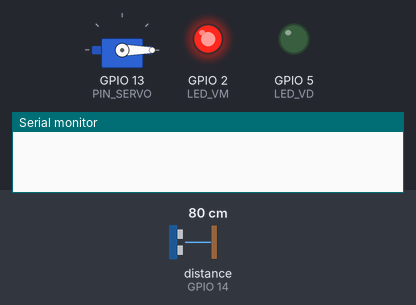
The sketch below on a simulated ESP32. Parts: servo, output pins drawn as LEDs (lit = HIGH), the last lines printed to the serial monitor. Wiring (from diagram.json): ultrasonic range finder: trigger GPIO 12; echo GPIO 14. The test bench sets the inputs (shaded band); at power-on: distance to the obstacle (sensor on GPIO 14) 80 cm. The echo pulse lasts 58.3 µs per cm; WiFi joins after 1.5 s; servers stay silent unless stated; pins used as bus, display or sensor lines are not drawn.

Above: at 0.05 s.
At 7.95 s:
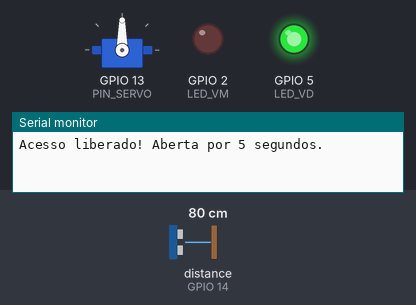
Timing chart, 0 to 10.4 s (numbered marks = the images above):
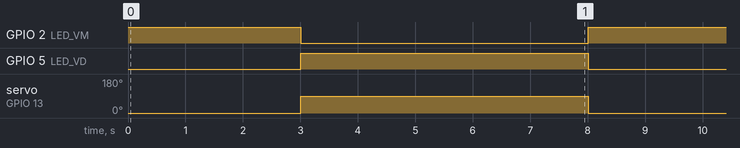

The sketch:

sketch.ino
```cpp
#include <WiFi.h>          // Biblioteca para conexão Wi-Fi do ESP32
#include <WiFiMulti.h>     // Biblioteca para gerenciar múltiplas redes Wi-Fi
#include <HTTPClient.h>    // Biblioteca para realizar requisições HTTP
#include <ESP32Servo.h>    // Biblioteca para controlar o Servo Motor

// --- DEFINIÇÃO DE PINOS ---
const int PIN_TRIG = 12;   // Pino de disparo do sensor ultrassônico
const int PIN_ECHO = 14;   // Pino de recepção do sensor ultrassônico
const int PIN_SERVO = 13;  // Pino de sinal do servo motor
const int LED_VM = 2;      // Pino do LED Vermelho (Bloqueado)
const int LED_VD = 5;      // Pino do LED Verde (Liberado)

// --- CONFIGURAÇÕES DE VARIÁVEIS ---
const float LIMIAR_DISTANCIA = 400.0; // Distância máxima de detecção (em cm)
unsigned long tempoInicioAcao = 0;    // Armazena o tempo em que a cancela abriu
unsigned long tempoUltimoFechamento = 0; // Armazena o tempo em que a cancela fechou
bool cancelaAberta = false;           // Variável de controle do estado da cancela

// Tempo de espera (3 segundos) para evitar detecções seguidas (Debounce)
const unsigned long PAUSA_ENTRE_CICLOS = 3000;

Servo cancelaServo;       // Cria o objeto para controlar o servo
WiFiMulti wifiMulti;      // Cria o objeto para gerenciar as conexões Wi-Fi

void setup() {
  Serial.begin(115200);   // Inicia a comunicação serial para debug
  pinMode(PIN_TRIG, OUTPUT); // Define o pino TRIG como saída
  pinMode(PIN_ECHO, INPUT);  // Define o pino ECHO como entrada
  pinMode(LED_VM, OUTPUT);   // Define o LED Vermelho como saída
  pinMode(LED_VD, OUTPUT);   // Define o LED Verde como saída

  cancelaServo.attach(PIN_SERVO, 500, 2400); // Conecta o servo ao pino 13
  cancelaServo.write(0);  // Coloca o servo na posição inicial (fechado)

  digitalWrite(LED_VM, HIGH); // Liga o LED Vermelho no início
  digitalWrite(LED_VD, LOW);  // Garante o LED Verde desligado no início

  // Adiciona as redes Wi-Fi disponíveis
  wifiMulti.addAP("Wokwi-GUEST", "");
  wifiMulti.addAP("WiFi-Senac", "Senac2026");
}

void loop() {
  wifiMulti.run(); // Mantém a conexão Wi-Fi ativa
  unsigned long tempoAtual = millis(); // Captura o tempo atual do sistema

  // --- ROTINA DE LEITURA DO SENSOR ---
  digitalWrite(PIN_TRIG, LOW);
  delayMicroseconds(2);
  digitalWrite(PIN_TRIG, HIGH); // Dispara o pulso do sensor
  delayMicroseconds(10);
  digitalWrite(PIN_TRIG, LOW);

  // Calcula a distância baseada no tempo de resposta do eco
  long duracao = pulseIn(PIN_ECHO, HIGH, 20000);
  float distancia = (duracao == 0) ? 999.0 : duracao * 0.034 / 2;

  // --- LÓGICA DE ABERTURA ---
  // Verifica se: cancela está fechada, objeto detectado E tempo de pausa decorrido
  if (!cancelaAberta && distancia > 0 && distancia <= LIMIAR_DISTANCIA && (tempoAtual - tempoUltimoFechamento >= PAUSA_ENTRE_CICLOS)) {
    cancelaAberta = true;        // Define que a cancela agora está aberta
    tempoInicioAcao = tempoAtual; // Grava o momento da abertura

    digitalWrite(LED_VM, LOW);   // Apaga o LED Vermelho
    digitalWrite(LED_VD, HIGH);  // Acende o LED Verde
    cancelaServo.write(90);      // Move o servo para abrir a cancela
    Serial.println("Acesso liberado! Aberta por 5 segundos.");
  }

  // --- LÓGICA DE FECHAMENTO ---
  // Verifica se a cancela está aberta E se passaram 5 segundos (5000ms)
  if (cancelaAberta && (tempoAtual - tempoInicioAcao >= 5000)) {
    cancelaAberta = false;       // Define que a cancela agora está fechada
    tempoUltimoFechamento = tempoAtual; // Grava o momento do fechamento

    digitalWrite(LED_VD, LOW);   // Apaga o LED Verde
    digitalWrite(LED_VM, HIGH);  // Acende o LED Vermelho
    cancelaServo.write(0);       // Move o servo para fechar a cancela
    Serial.println("Cancela fechada. Aguardando...");
  }
}
```

Measured:
- by itself, GPIO 2 (LED_VM): alternates HIGH for 3.0 s and LOW for 5.0 s
- by itself, GPIO 5 (LED_VD): alternates HIGH for 5.0 s and LOW for 3.0 s
- by itself, servo on GPIO 13 (PIN_SERVO): alternates 90° for 5.0 s and 0° for 3.0 s
